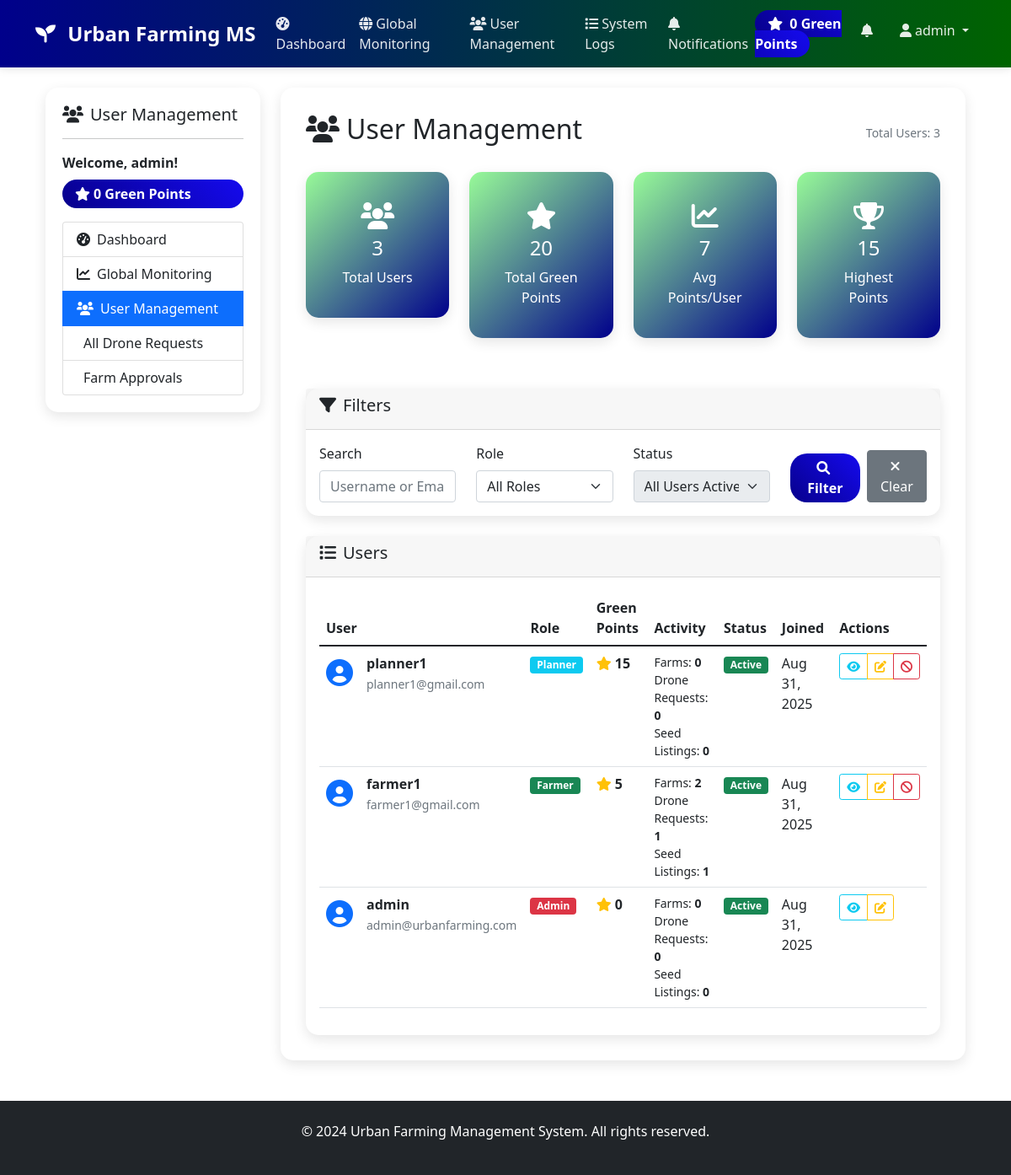
The page /user_management.php (signed in) on the database its author committed.
### tables this page shows
CREATE TABLE `users` (
  `id` int(11) NOT NULL,
  `username` varchar(50) NOT NULL,
  `email` varchar(100) NOT NULL,
  `password_hash` varchar(255) NOT NULL,
  `role` enum('farmer','planner','admin') NOT NULL,
  `green_points` int(11) DEFAULT 0,
  `created_at` timestamp NOT NULL DEFAULT current_timestamp(),
  `updated_at` timestamp NOT NULL DEFAULT current_timestamp() ON UPDATE current_timestamp()
);

### user_management.php (the view, shortened to what this page needs)
<?php
$database = new Database();
$db = $database->getConnection();
$search_term = $_GET['search'] ?? '';
$where_conditions = [];
$params = [];
$where_clause = !empty($where_conditions) ? 'WHERE ' . implode(' AND ', $where_conditions) : '';
$users_query = "SELECT u.*,
                       COUNT(DISTINCT f.id) as farm_count,
                       COUNT(DISTINCT dr.id) as drone_request_count,
                       COUNT(DISTINCT sl.id) as seed_listing_count,
                       SUM(gpt.amount) as total_green_points_earned
                FROM users u
                LEFT JOIN farms f ON u.id = f.farmer_id
                LEFT JOIN drone_requests dr ON u.id = dr.farmer_id
                LEFT JOIN seed_listings sl ON u.id = sl.seller_id
                LEFT JOIN green_points_transactions gpt ON u.id = gpt.user_id AND gpt.transaction_type = 'earned'
                $where_clause
                GROUP BY u.id
                ORDER BY u.created_at DESC";
$users_stmt = $db->prepare($users_query);
$users_stmt->execute($params);
$users = $users_stmt->fetchAll(PDO::FETCH_ASSOC);
$user_stats_query = "SELECT role, COUNT(*) as count FROM users GROUP BY role";
$user_stats_stmt = $db->prepare($user_stats_query);
$user_stats_stmt->execute();
$user_stats = $user_stats_stmt->fetchAll(PDO::FETCH_ASSOC);
$green_points_stats_query = "SELECT
                                SUM(green_points) as total_points,
                                AVG(green_points) as avg_points,
                                MAX(green_points) as max_points
                             FROM users";
$green_points_stats_stmt = $db->prepare($green_points_stats_query);
$green_points_stats_stmt->execute();
$green_points_stats = $green_points_stats_stmt->fetch(PDO::FETCH_ASSOC);
include 'includes/header.php';
?>
<div class="container-fluid">
    <div class="row">
        <div class="col-md-3">
            <div class="sidebar">
                <h5><i class="fas fa-users me-2"></i>User Management</h5>
                <hr>
                <div class="mb-3">
                    <strong>Welcome, <?php echo $_SESSION['username']; ?>!</strong>
                    <div class="green-points mt-2">
                        <i class="fas fa-star me-1"></i><?php echo $_SESSION['green_points']; ?> Green Points
                    </div>
                </div>
                <div class="list-group">
                    <a href="admin_dashboard.php" class="list-group-item list-group-item-action">
                        <i class="fas fa-tachometer-alt me-2"></i>Dashboard
                    </a>
                    <a href="global_monitoring.php" class="list-group-item list-group-item-action">
                        <i class="fas fa-chart-line me-2"></i>Global Monitoring
                    </a>
                    <a href="user_management.php" class="list-group-item list-group-item-action active">
                        <i class="fas fa-users me-2"></i>User Management
                    </a>
                    <a href="drone_requests.php" class="list-group-item list-group-item-action">
                        <i class="fas fa-drone me-2"></i>All Drone Requests
                    </a>
                    <a href="farm_approvals.php" class="list-group-item list-group-item-action">
                        <i class="fas fa-farm me-2"></i>Farm Approvals
                    </a>
                </div>
            </div>
        </div>
        <div class="col-md-9">
            <div class="main-content">
                <div class="d-flex justify-content-between align-items-center mb-4">
                    <h2><i class="fas fa-users me-2"></i>User Management</h2>
                    <div class="text-end">
                        <small class="text-muted">Total Users: <?php echo count($users); ?></small>
                    </div>
                </div>
                <div class="row mb-4">
                    <div class="col-md-3 mb-3">
                        <div class="card dashboard-stats">
                            <div class="card-body text-center">
                                <i class="fas fa-users fa-2x mb-2 text-color"></i>
                                <h4 class="text-color"><?php echo array_sum(array_column($user_stats, 'count')); ?></h4>
                                <p class="mb-0 text-color">Total Users</p>
                            </div>
                        </div>
                    </div>
                    <div class="col-md-3 mb-3">
                        <div class="card dashboard-stats">
                            <div class="card-body text-center">
                                <i class="fas fa-star fa-2x mb-2 text-color"></i>
                                <h4 class="text-color"><?php echo number_format($green_points_stats['total_points'] ?? 0); ?></h4>
                                <p class="mb-0 text-color">Total Green Points</p>
                            </div>
                        </div>
                    </div>
                    <div class="col-md-3 mb-3">
                        <div class="card dashboard-stats">
                            <div class="card-body text-center">
                                <i class="fas fa-chart-line fa-2x mb-2 text-color"></i>
                                <h4 class="text-color"><?php echo number_format($green_points_stats['avg_points'] ?? 0, 0); ?></h4>
                                <p class="mb-0 text-color">Avg Points/User</p>
                            </div>
                        </div>
                    </div>
                    <div class="col-md-3 mb-3">
                        <div class="card dashboard-stats">
                            <div class="card-body text-center">
                                <i class="fas fa-trophy fa-2x mb-2 text-color"></i>
                                <h4 class="text-color"><?php echo number_format($green_points_stats['max_points'] ?? 0); ?></h4>
                                <p class="mb-0 text-color">Highest Points</p>
                            </div>
                        </div>
                    </div>
                </div>
                <div class="card mb-4">
                    <div class="card-header">
                        <h5><i class="fas fa-filter me-2"></i>Filters</h5>
                    </div>
                    <div class="card-body">
                        <form method="GET" class="row">
                            <div class="col-md-3">
                                <label for="search" class="form-label">Search</label>
                                <input type="text" class="form-control" id="search" name="search"
                                       value="<?php echo htmlspecialchars($search_term); ?>"
                                       placeholder="Username or Email">
                            </div>
                            <div class="col-md-3">
                                <label for="role" class="form-label">Role</label>
                                <select class="form-select" id="role" name="role">
                                    <option value="">All Roles</option>
                                </select>
                            </div>
                            <div class="col-md-3">
                                <label class="form-label">Status</label>
                                <select class="form-select" disabled>
                                    <option>All Users Active</option>
                                </select>
                            </div>
                            <div class="col-md-3 d-flex align-items-end">
                                <button type="submit" class="btn btn-blue-color me-2">
                                    <i class="fas fa-search me-1"></i>Filter
                                </button>
                                <a href="user_management.php" class="btn btn-secondary">
                                    <i class="fas fa-times me-1"></i>Clear
                                </a>
                            </div>
                        </form>
                    </div>
                </div>
                <div class="card">
                    <div class="card-header">
                        <h5><i class="fas fa-list me-2"></i>Users</h5>
                    </div>
                    <div class="card-body">
                        <?php if(empty($users)): ?>
                            <div class="text-center py-4">
                                <i class="fas fa-users fa-3x text-muted mb-3"></i>
                                <p class="text-muted">No users found matching your criteria.</p>
                            </div>
                        <?php else: ?>
                            <div class="table-responsive">
                                <table class="table table-hover">
                                    <thead>
                                        <tr>
                                            <th>User</th>
                                            <th>Role</th>
                                            <th>Green Points</th>
                                            <th>Activity</th>
                                            <th>Status</th>
                                            <th>Joined</th>
                                            <th>Actions</th>
                                        </tr>
                                    </thead>
                                    <tbody>
                                        <?php foreach($users as $user): ?>
                                            <tr>
                                                <td>
                                                    <div class="d-flex align-items-center">
                                                        <div class="avatar me-3">
                                                            <i class="fas fa-user-circle fa-2x text-primary"></i>
                                                        </div>
                                                        <div>
                                                            <strong><?php echo htmlspecialchars($user['username']); ?></strong>
                                                            <br>
                                                            <small class="text-muted"><?php echo htmlspecialchars($user['email']); ?></small>
                                                        </div>
                                                    </div>
                                                </td>
                                                <td>
                                                    <?php if($user['role'] == 'farmer'): ?>
                                                        <span class="badge bg-success">Farmer</span>
                                                    <?php elseif($user['role'] == 'planner'): ?>
                                                        <span class="badge bg-info">Planner</span>
                                                    <?php elseif($user['role'] == 'admin'): ?>
                                                        <span class="badge bg-danger">Admin</span>
                                                    <?php endif; ?>
                                                </td>
                                                <td>
                                                    <div class="d-flex align-items-center">
                                                        <i class="fas fa-star text-warning me-1"></i>
                                                        <strong><?php echo number_format($user['green_points']); ?></strong>
                                                    </div>
                                                </td>
                                                <td>
                                                    <div class="small">
                                                        <div>Farms: <strong><?php echo $user['farm_count']; ?></strong></div>
                                                        <div>Drone Requests: <strong><?php echo $user['drone_request_count']; ?></strong></div>
                                                        <div>Seed Listings: <strong><?php echo $user['seed_listing_count']; ?></strong></div>
                                                    </div>
                                                </td>
                                                <td>
                                                    <span class="badge bg-success">Active</span>
                                                </td>
                                                <td><?php echo date('M j, Y', strtotime($user['created_at'])); ?></td>
                                                <td>
                                                    <div class="btn-group" role="group">
                                                        <button type="button" class="btn btn-sm btn-outline-info" data-bs-toggle="modal" data-bs-target="#userModal"
                                                                data-user-data='<?php echo json_encode($user); ?>'>
                                                            <i class="fas fa-eye"></i>
                                                        </button>
                                                        <button type="button" class="btn btn-sm btn-outline-warning" data-bs-toggle="modal" data-bs-target="#editUserModal"
                                                                data-user-data='<?php echo json_encode($user); ?>'>
                                                            <i class="fas fa-edit"></i>
                                                        </button>
                                                        <?php if($user['id'] != $_SESSION['user_id']): ?>
                                                            <button type="button" class="btn btn-sm btn-outline-danger" onclick="deactivateUser(<?php echo $user['id']; ?>)">
                                                                <i class="fas fa-ban"></i>
                                                            </button>
                                                        <?php endif; ?>
                                                    </div>
                                                </td>
                                            </tr>
                                        <?php endforeach; ?>
                                    </tbody>
                                </table>
                            </div>
                        <?php endif; ?>
                    </div>
                </div>
            </div>
        </div>
    </div>
</div>
<?php include 'includes/footer.php'; ?>

### includes/header.php (style rules this page uses)
:root { --primary-color: #2E8B57; --secondary-color: #90EE90; --accent-color: #32CD32; --dark-green: #006400; --light-green: #98FB98; --blue-color: #00008B; --text-color:rgb(255, 255, 255); --gray-color:rgb(0, 0, 0); }
body { font-family: 'Segoe UI', Tahoma, Geneva, Verdana, sans-serif; }
.card { border: none; border-radius: 15px; box-shadow: 0 5px 15px rgba(0,0,0,0.1); transition: transform 0.3s ease; }
.btn-blue-color { background: linear-gradient(45deg, var(--primary-color), var(--accent-color)); border: none; border-radius: 25px; padding: 10px 25px; transition: all 0.3s ease; }
.green-points { background: linear-gradient(45deg,rgb(7, 0, 139),rgb(21, 10, 238)); color:white; padding: 5px 15px; border-radius: 20px; font-weight: bold; }
.btn-blue-color { background: linear-gradient(45deg,rgb(7, 0, 139),rgb(21, 10, 238)); color:white; padding: 5px 15px; border-radius: 20px; font-weight: bold; }
.text-color { color: var(--text-color); }
.dashboard-stats { background: linear-gradient(135deg, var(--light-green), var(--blue-color)); border-radius: 15px; padding: 20px; margin-bottom: 20px; }
.sidebar { background: white; border-radius: 15px; padding: 20px; box-shadow: 0 5px 15px rgba(0,0,0,0.1); }
.main-content { background: white; border-radius: 15px; padding: 30px; box-shadow: 0 5px 15px rgba(0,0,0,0.1); }

### rows shown on the page
users: username "planner1", email "planner1@gmail.com", role "Planner", green_points "15", farm_count "0", drone_request_count "0", seed_listing_count "0", created_at "Aug 31, 2025"
users: username "farmer1", email "farmer1@gmail.com", role "Farmer", green_points "5", farm_count "2", drone_request_count "1", seed_listing_count "1", created_at "Aug 31, 2025"
users: username "admin", email "admin@urbanfarming.com", role "Admin", green_points "0", farm_count "0", drone_request_count "0", seed_listing_count "0", created_at "Aug 31, 2025"

### other values the page prints
$_SESSION['green_points'] "0"
$_SESSION['username'] "admin"
count($users) "3"
array_sum(array_column($user_stats, 'count')) "3"
$green_points_stats['total_points'] "20"
$green_points_stats['avg_points'] "7"
$green_points_stats['max_points'] "15"
